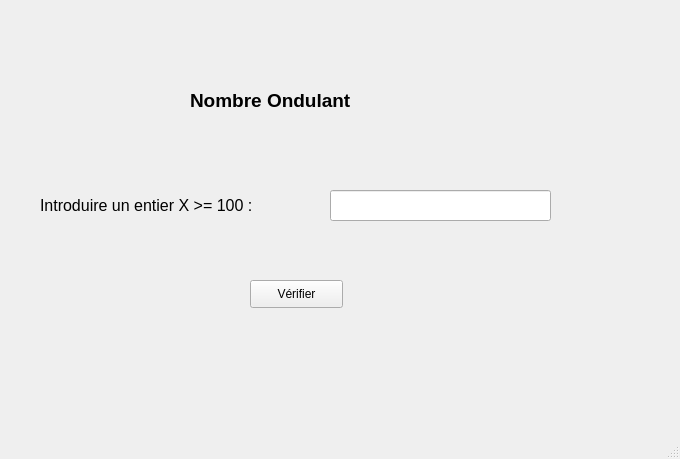
<?xml version="1.0" encoding="UTF-8"?>
<ui version="4.0">
 <class>MainWindow</class>
 <widget class="QMainWindow" name="MainWindow">
  <property name="geometry">
   <rect>
    <x>0</x>
    <y>0</y>
    <width>680</width>
    <height>459</height>
   </rect>
  </property>
  <property name="windowTitle">
   <string>Super Pair Plus</string>
  </property>
  <widget class="QWidget" name="centralwidget">
   <widget class="QLabel" name="label">
    <property name="geometry">
     <rect>
      <x>190</x>
      <y>70</y>
      <width>271</width>
      <height>61</height>
     </rect>
    </property>
    <property name="font">
     <font>
      <pointsize>14</pointsize>
      <weight>75</weight>
      <bold>true</bold>
     </font>
    </property>
    <property name="text">
     <string>Nombre Ondulant</string>
    </property>
   </widget>
   <widget class="QLabel" name="label_2">
    <property name="geometry">
     <rect>
      <x>40</x>
      <y>190</y>
      <width>281</width>
      <height>31</height>
     </rect>
    </property>
    <property name="font">
     <font>
      <pointsize>12</pointsize>
     </font>
    </property>
    <property name="text">
     <string>Introduire un entier X &gt;= 100 :</string>
    </property>
   </widget>
   <widget class="QLineEdit" name="lineEdit">
    <property name="geometry">
     <rect>
      <x>330</x>
      <y>190</y>
      <width>221</width>
      <height>31</height>
     </rect>
    </property>
   </widget>
   <widget class="QPushButton" name="pushButton">
    <property name="geometry">
     <rect>
      <x>250</x>
      <y>280</y>
      <width>93</width>
      <height>28</height>
     </rect>
    </property>
    <property name="text">
     <string>Vérifier</string>
    </property>
   </widget>
   <widget class="QLabel" name="label_3">
    <property name="geometry">
     <rect>
      <x>110</x>
      <y>360</y>
      <width>391</width>
      <height>51</height>
     </rect>
    </property>
    <property name="font">
     <font>
      <pointsize>12</pointsize>
     </font>
    </property>
    <property name="text">
     <string/>
    </property>
   </widget>
  </widget>
  <widget class="QStatusBar" name="statusbar"/>
 </widget>
 <resources/>
 <connections/>
</ui>
